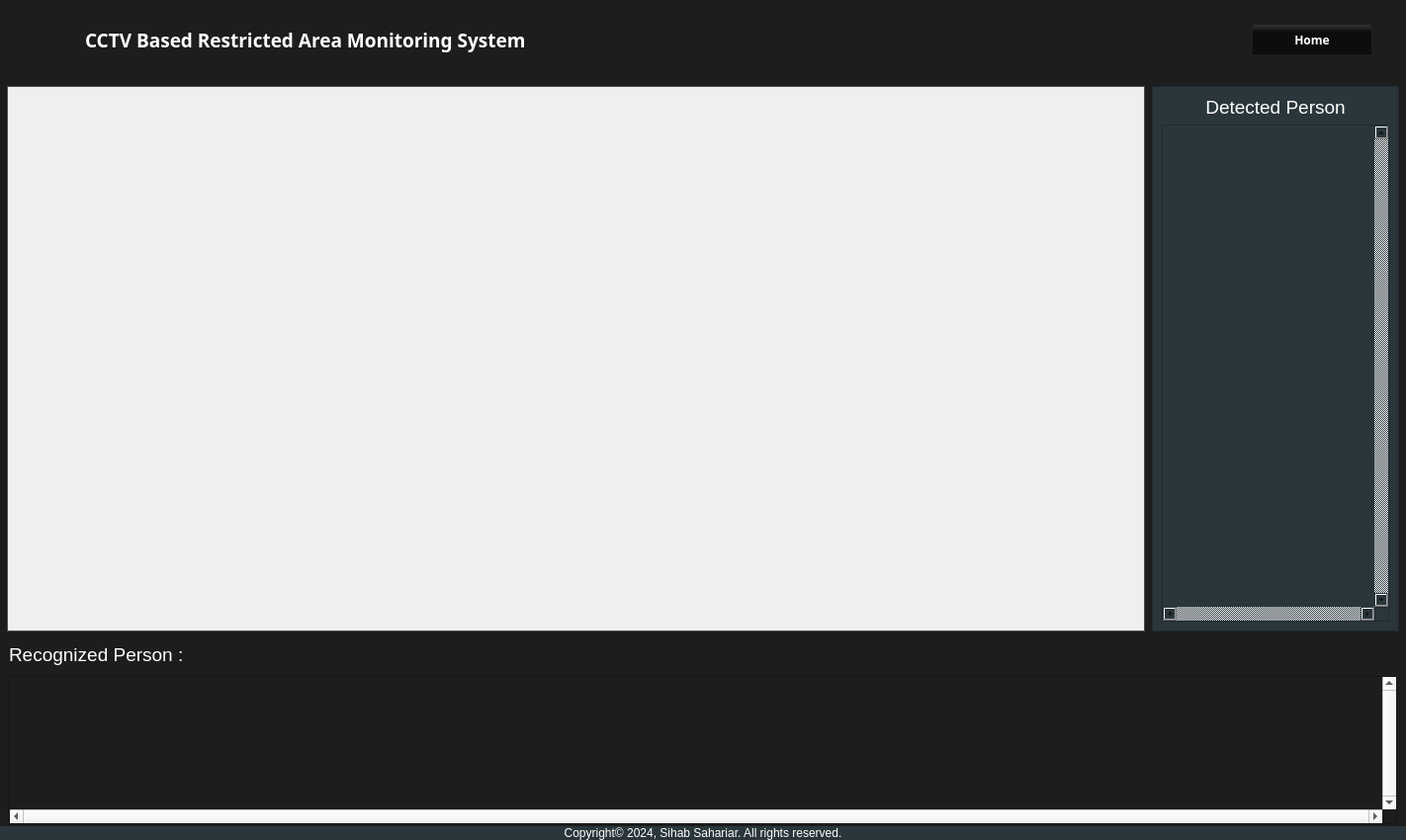
<?xml version="1.0" encoding="UTF-8"?>
<ui version="4.0">
 <class>Live_view</class>
 <widget class="QWidget" name="Live_view">
  <property name="geometry">
   <rect>
    <x>0</x>
    <y>0</y>
    <width>1422</width>
    <height>850</height>
   </rect>
  </property>
  <property name="minimumSize">
   <size>
    <width>1300</width>
    <height>850</height>
   </size>
  </property>
  <property name="windowTitle">
   <string>Form</string>
  </property>
  <property name="styleSheet">
   <string notr="true">QWidget#Live_view{
background:#1d1d1d;
}</string>
  </property>
  <layout class="QVBoxLayout" name="verticalLayout_2">
   <property name="spacing">
    <number>0</number>
   </property>
   <property name="leftMargin">
    <number>0</number>
   </property>
   <property name="topMargin">
    <number>0</number>
   </property>
   <property name="rightMargin">
    <number>0</number>
   </property>
   <property name="bottomMargin">
    <number>0</number>
   </property>
   <item>
    <widget class="QWidget" name="widget" native="true">
     <property name="minimumSize">
      <size>
       <width>1440</width>
       <height>80</height>
      </size>
     </property>
     <property name="maximumSize">
      <size>
       <width>16777215</width>
       <height>80</height>
      </size>
     </property>
     <property name="styleSheet">
      <string notr="true">

*{
font-family: century gothic;
}
QWidget#widget{
background:#1d1d1d;
}
QPushButton{
background-color: qlineargradient(spread:pad, x1:0.482, y1:0.3, x2:0.482224, y2:0, stop:0.15 rgba(0, 0, 0, 147), stop:1 rgba(255, 255, 255, 25));
/*background:#2d89ef;*/
border-radius:0px;
color:white;
font-weight:bold;
}

QPushButton:hover{
border:1px solid rgba(45, 137, 239,100);
border-radius:0px;
color:white;
font-weight:bold;
}








</string>
     </property>
     <layout class="QHBoxLayout" name="horizontalLayout_5">
      <item>
       <layout class="QHBoxLayout" name="horizontalLayout_4">
        <property name="spacing">
         <number>20</number>
        </property>
        <property name="leftMargin">
         <number>7</number>
        </property>
        <property name="topMargin">
         <number>7</number>
        </property>
        <property name="rightMargin">
         <number>7</number>
        </property>
        <property name="bottomMargin">
         <number>7</number>
        </property>
        <item>
         <widget class="QLabel" name="label_2">
          <property name="sizePolicy">
           <sizepolicy hsizetype="Fixed" vsizetype="Fixed">
            <horstretch>0</horstretch>
            <verstretch>0</verstretch>
           </sizepolicy>
          </property>
          <property name="minimumSize">
           <size>
            <width>50</width>
            <height>50</height>
           </size>
          </property>
          <property name="maximumSize">
           <size>
            <width>50</width>
            <height>50</height>
           </size>
          </property>
          <property name="font">
           <font>
            <family>century gothic</family>
            <pointsize>18</pointsize>
            <weight>75</weight>
            <italic>false</italic>
            <bold>true</bold>
            <strikeout>false</strikeout>
           </font>
          </property>
          <property name="styleSheet">
           <string notr="true">background:none;</string>
          </property>
          <property name="frameShape">
           <enum>QFrame::NoFrame</enum>
          </property>
          <property name="lineWidth">
           <number>3</number>
          </property>
          <property name="text">
           <string/>
          </property>
          <property name="pixmap">
           <pixmap resource="../graphics/resource.qrc">:/icon/icon/dome_camera_80px.png</pixmap>
          </property>
          <property name="scaledContents">
           <bool>true</bool>
          </property>
         </widget>
        </item>
        <item>
         <widget class="QLabel" name="label">
          <property name="font">
           <font>
            <family>century gothic</family>
            <pointsize>14</pointsize>
            <weight>75</weight>
            <italic>false</italic>
            <bold>true</bold>
            <strikeout>false</strikeout>
           </font>
          </property>
          <property name="styleSheet">
           <string notr="true">color:white;
background:none;</string>
          </property>
          <property name="frameShape">
           <enum>QFrame::NoFrame</enum>
          </property>
          <property name="lineWidth">
           <number>3</number>
          </property>
          <property name="text">
           <string>CCTV Based Restricted Area Monitoring System</string>
          </property>
         </widget>
        </item>
       </layout>
      </item>
      <item>
       <spacer name="horizontalSpacer_4">
        <property name="orientation">
         <enum>Qt::Horizontal</enum>
        </property>
        <property name="sizeType">
         <enum>QSizePolicy::Minimum</enum>
        </property>
        <property name="sizeHint" stdset="0">
         <size>
          <width>718</width>
          <height>20</height>
         </size>
        </property>
       </spacer>
      </item>
      <item>
       <widget class="QPushButton" name="btn_home">
        <property name="sizePolicy">
         <sizepolicy hsizetype="Fixed" vsizetype="Fixed">
          <horstretch>0</horstretch>
          <verstretch>0</verstretch>
         </sizepolicy>
        </property>
        <property name="minimumSize">
         <size>
          <width>120</width>
          <height>30</height>
         </size>
        </property>
        <property name="maximumSize">
         <size>
          <width>120</width>
          <height>30</height>
         </size>
        </property>
        <property name="styleSheet">
         <string notr="true"/>
        </property>
        <property name="text">
         <string>Home</string>
        </property>
       </widget>
      </item>
      <item>
       <spacer name="horizontalSpacer_5">
        <property name="orientation">
         <enum>Qt::Horizontal</enum>
        </property>
        <property name="sizeType">
         <enum>QSizePolicy::Minimum</enum>
        </property>
        <property name="sizeHint" stdset="0">
         <size>
          <width>44</width>
          <height>20</height>
         </size>
        </property>
       </spacer>
      </item>
     </layout>
    </widget>
   </item>
   <item>
    <layout class="QHBoxLayout" name="horizontalLayout_6">
     <property name="spacing">
      <number>7</number>
     </property>
     <property name="leftMargin">
      <number>7</number>
     </property>
     <property name="topMargin">
      <number>7</number>
     </property>
     <property name="rightMargin">
      <number>7</number>
     </property>
     <property name="bottomMargin">
      <number>7</number>
     </property>
     <item>
      <widget class="QScrollArea" name="scrollArea">
       <property name="sizePolicy">
        <sizepolicy hsizetype="Expanding" vsizetype="Expanding">
         <horstretch>0</horstretch>
         <verstretch>0</verstretch>
        </sizepolicy>
       </property>
       <property name="minimumSize">
        <size>
         <width>1000</width>
         <height>550</height>
        </size>
       </property>
       <property name="styleSheet">
        <string notr="true">QScrollArea#scrollArea{
background-color:rgb(100,100,100);
}</string>
       </property>
       <property name="sizeAdjustPolicy">
        <enum>QAbstractScrollArea::AdjustToContentsOnFirstShow</enum>
       </property>
       <property name="widgetResizable">
        <bool>true</bool>
       </property>
       <widget class="QWidget" name="scrollAreaWidgetContents">
        <property name="geometry">
         <rect>
          <x>0</x>
          <y>0</y>
          <width>1149</width>
          <height>548</height>
         </rect>
        </property>
        <property name="sizePolicy">
         <sizepolicy hsizetype="Expanding" vsizetype="Expanding">
          <horstretch>0</horstretch>
          <verstretch>0</verstretch>
         </sizepolicy>
        </property>
        <property name="minimumSize">
         <size>
          <width>1000</width>
          <height>500</height>
         </size>
        </property>
        <property name="layoutDirection">
         <enum>Qt::LeftToRight</enum>
        </property>
        <layout class="QGridLayout" name="gridLayout_2" rowstretch="0">
         <item row="0" column="0">
          <layout class="QGridLayout" name="layout">
           <property name="sizeConstraint">
            <enum>QLayout::SetMinAndMaxSize</enum>
           </property>
           <property name="spacing">
            <number>5</number>
           </property>
          </layout>
         </item>
        </layout>
       </widget>
      </widget>
     </item>
     <item>
      <widget class="QFrame" name="frame">
       <property name="sizePolicy">
        <sizepolicy hsizetype="Fixed" vsizetype="Preferred">
         <horstretch>0</horstretch>
         <verstretch>0</verstretch>
        </sizepolicy>
       </property>
       <property name="minimumSize">
        <size>
         <width>250</width>
         <height>0</height>
        </size>
       </property>
       <property name="maximumSize">
        <size>
         <width>16777215</width>
         <height>16777215</height>
        </size>
       </property>
       <property name="styleSheet">
        <string notr="true">background-color: rgb(42, 54, 59);</string>
       </property>
       <property name="frameShape">
        <enum>QFrame::StyledPanel</enum>
       </property>
       <property name="frameShadow">
        <enum>QFrame::Raised</enum>
       </property>
       <layout class="QVBoxLayout" name="verticalLayout">
        <item>
         <widget class="QLabel" name="label_3">
          <property name="font">
           <font>
            <pointsize>14</pointsize>
           </font>
          </property>
          <property name="styleSheet">
           <string notr="true">color:white;</string>
          </property>
          <property name="text">
           <string>Detected Person</string>
          </property>
          <property name="alignment">
           <set>Qt::AlignCenter</set>
          </property>
         </widget>
        </item>
        <item>
         <widget class="QScrollArea" name="scroll_detected">
          <property name="verticalScrollBarPolicy">
           <enum>Qt::ScrollBarAlwaysOn</enum>
          </property>
          <property name="horizontalScrollBarPolicy">
           <enum>Qt::ScrollBarAlwaysOn</enum>
          </property>
          <property name="sizeAdjustPolicy">
           <enum>QAbstractScrollArea::AdjustToContents</enum>
          </property>
          <property name="widgetResizable">
           <bool>true</bool>
          </property>
          <property name="alignment">
           <set>Qt::AlignCenter</set>
          </property>
          <widget class="QWidget" name="scrollAreaWidgetContents_3">
           <property name="geometry">
            <rect>
             <x>0</x>
             <y>0</y>
             <width>203</width>
             <height>466</height>
            </rect>
           </property>
           <layout class="QVBoxLayout" name="verticalLayout_4"/>
          </widget>
         </widget>
        </item>
       </layout>
      </widget>
     </item>
    </layout>
   </item>
   <item>
    <widget class="QWidget" name="widget_bottom" native="true">
     <property name="sizePolicy">
      <sizepolicy hsizetype="MinimumExpanding" vsizetype="MinimumExpanding">
       <horstretch>0</horstretch>
       <verstretch>0</verstretch>
      </sizepolicy>
     </property>
     <property name="minimumSize">
      <size>
       <width>0</width>
       <height>190</height>
      </size>
     </property>
     <property name="maximumSize">
      <size>
       <width>16777215</width>
       <height>190</height>
      </size>
     </property>
     <layout class="QVBoxLayout" name="verticalLayout_3">
      <property name="topMargin">
       <number>0</number>
      </property>
      <property name="bottomMargin">
       <number>0</number>
      </property>
      <item>
       <widget class="QLabel" name="label_5">
        <property name="minimumSize">
         <size>
          <width>0</width>
          <height>28</height>
         </size>
        </property>
        <property name="maximumSize">
         <size>
          <width>16777215</width>
          <height>28</height>
         </size>
        </property>
        <property name="font">
         <font>
          <pointsize>14</pointsize>
         </font>
        </property>
        <property name="styleSheet">
         <string notr="true">color:white;
background-color: None;</string>
        </property>
        <property name="text">
         <string>Recognized Person :</string>
        </property>
        <property name="alignment">
         <set>Qt::AlignLeading|Qt::AlignLeft|Qt::AlignVCenter</set>
        </property>
       </widget>
      </item>
      <item>
       <widget class="QScrollArea" name="scroll_recognized">
        <property name="minimumSize">
         <size>
          <width>0</width>
          <height>150</height>
         </size>
        </property>
        <property name="maximumSize">
         <size>
          <width>16777215</width>
          <height>150</height>
         </size>
        </property>
        <property name="font">
         <font>
          <pointsize>14</pointsize>
         </font>
        </property>
        <property name="layoutDirection">
         <enum>Qt::LeftToRight</enum>
        </property>
        <property name="styleSheet">
         <string notr="true">background:#1d1d1d;</string>
        </property>
        <property name="verticalScrollBarPolicy">
         <enum>Qt::ScrollBarAlwaysOn</enum>
        </property>
        <property name="horizontalScrollBarPolicy">
         <enum>Qt::ScrollBarAlwaysOn</enum>
        </property>
        <property name="sizeAdjustPolicy">
         <enum>QAbstractScrollArea::AdjustIgnored</enum>
        </property>
        <property name="widgetResizable">
         <bool>true</bool>
        </property>
        <property name="alignment">
         <set>Qt::AlignLeading|Qt::AlignLeft|Qt::AlignVCenter</set>
        </property>
        <widget class="QWidget" name="scrollAreaWidgetContents_2">
         <property name="geometry">
          <rect>
           <x>0</x>
           <y>0</y>
           <width>1377</width>
           <height>127</height>
          </rect>
         </property>
         <layout class="QHBoxLayout" name="horizontalLayout"/>
        </widget>
       </widget>
      </item>
     </layout>
    </widget>
   </item>
   <item>
    <widget class="QLabel" name="label_4">
     <property name="font">
      <font>
       <pointsize>9</pointsize>
      </font>
     </property>
     <property name="styleSheet">
      <string notr="true">color:white;
background-color: rgb(42, 54, 59);</string>
     </property>
     <property name="text">
      <string>Copyright© 2024, Sihab Sahariar. All rights reserved.</string>
     </property>
     <property name="alignment">
      <set>Qt::AlignCenter</set>
     </property>
    </widget>
   </item>
  </layout>
 </widget>
 <resources>
  <include location="../graphics/resource.qrc"/>
 </resources>
 <connections/>
</ui>
